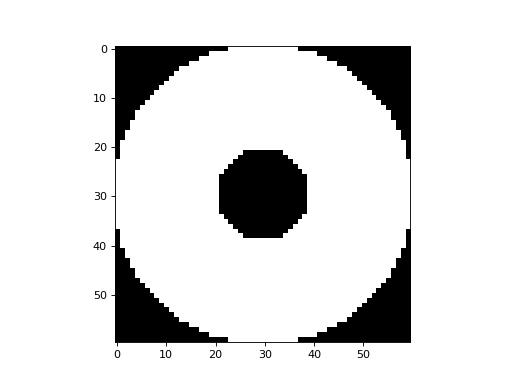
#> input picture 0.1.1/_images/mymesh-converter-mesh2im-1.png, 512 x 384 px; its folder holds only this picture in this run
$ python -i curvature.py   (imports and definitions only)
#> lines starting #> are read from the running program, lines starting #| are printed output that depends on the picture
#> further down, picture is the input picture: shape (384, 512, 3); min 0, max 255, mean 223.2
# -*- coding: utf-8 -*-
"""
Tools for calculating curvature

Created on Wed Sep 29 14:10:08 2021

@author: toj
"""
import numpy as np
from . import utils, converter
import warnings
from scipy import ndimage

# [589 lines left out: functions NormCurve, QuadFit, CubicFit, MeanCurvature, GaussianCurvature, Curvedness and 3 more, not called in this run]

def ImageCurvature(I,gaussian_sigma=1,voxelsize=1,brightobject=True):
    """
    Calculate curvatures based on a 3D image. Curvature values are calculated for all voxels in the image,
    however, these curvature values are only meaningful at the surface of the imaged object(s). This can be used with
    utils.grid2fun, converter.im2voxel, contours.MarchingCubesImage to evaluate the voxel curvatures at points on the surface
    of the imaged object(s).
    Based on Curvature formulas for implicit curves and surfaces, Ron Goldman (2005).

    NOTE: This can lead to errors if surface is too close to the boundary of the image, consider building in padding based on gaussian_sigma

    Parameters
    ----------
    I : np.ndarray
        3D array of grayscale voxel data.
    gaussian_sigma : int, optional
        Factor used in calculating image gradients, by default 1.
        See scipy.ndimage.gaussian_filter.
    voxelsize : int, float, optional
        Voxel size of the image, by default 1.
        This is necessary to determine the correct magnitudes of
        curvature. By default, the image coordinate system will
        be used, so principal curvatures will be in units of
        (voxel)^-1
    brightobject : bool, optional
        Specifies whether the foreground of the image is bright or dark, by default True.
        If the imaged object is darker than the background, set brightobject=False. This
        is important for determining the directionality of curvatures.

    Returns
    -------
    MaxPrincipal : np.ndarray
        List of maximum principal curvatures for each node.
    MinPrincipal : np.ndarray
        List of minimum principal curvatures for each node.
    gaussian : np.ndarray
        List of Gaussian curvatures for each node.
    mean : np.ndarray
        List of mean curvatures.
    """
#> called with gaussian_sigma = 1, voxelsize = 1, brightobject = True

    if not brightobject:
        I = -np.array(I)

    Fx = ndimage.gaussian_filter(I,gaussian_sigma,order=(1,0,0))
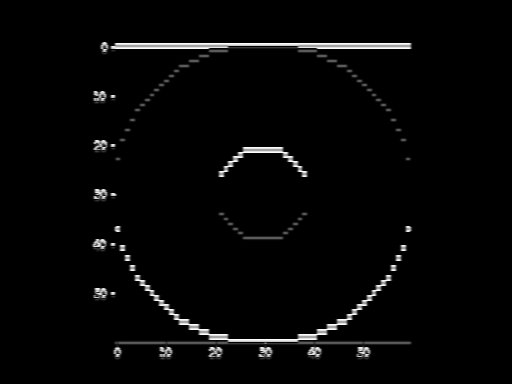
#> Fx: shape (384, 512, 3); min 0, max 253, mean 5.8
    Fy = ndimage.gaussian_filter(I,gaussian_sigma,order=(0,1,0))
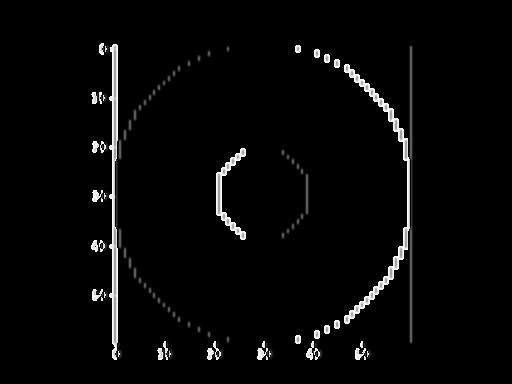
#> Fy: shape (384, 512, 3); min 0, max 255, mean 7.3
    Fz = ndimage.gaussian_filter(I,gaussian_sigma,order=(0,0,1))
#> Fz: shape (384, 512, 3); every value is 0

    Fxx = ndimage.gaussian_filter(Fx,gaussian_sigma,order=(1,0,0))
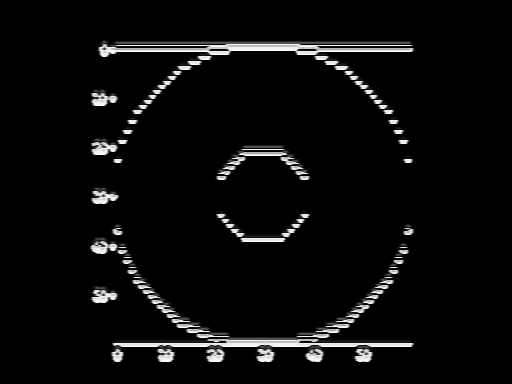
#> Fxx: shape (384, 512, 3); min 0, max 254, mean 11
    Fxy = ndimage.gaussian_filter(Fx,gaussian_sigma,order=(0,1,0))
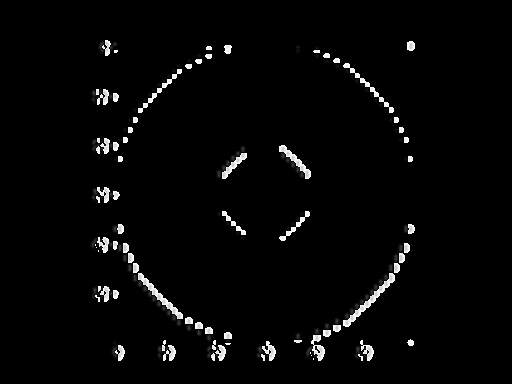
#> Fxy: shape (384, 512, 3); min 0, max 255, mean 6.6
    Fxz = ndimage.gaussian_filter(Fx,gaussian_sigma,order=(0,0,1))

    Fyx = ndimage.gaussian_filter(Fy,gaussian_sigma,order=(1,0,0))
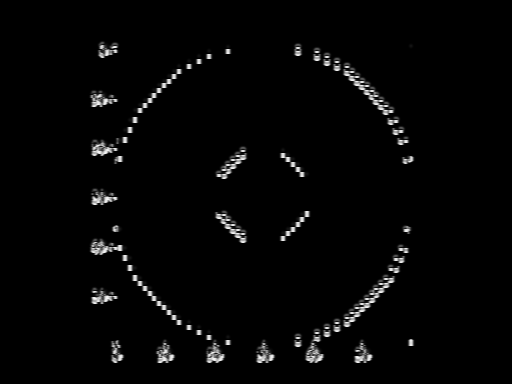
#> Fyx: shape (384, 512, 3); min 0, max 251, mean 5.4
    Fyy = ndimage.gaussian_filter(Fy,gaussian_sigma,order=(0,1,0))
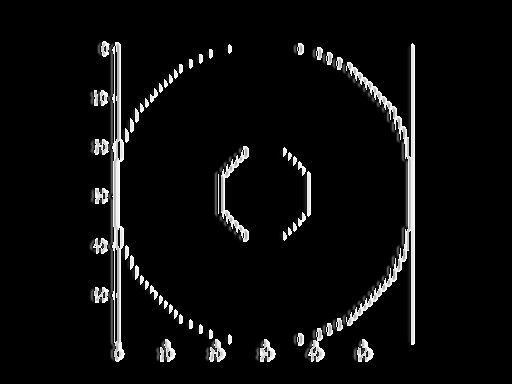
#> Fyy: shape (384, 512, 3); min 0, max 255, mean 12.3
    Fyz = ndimage.gaussian_filter(Fy,gaussian_sigma,order=(0,0,1))

    Fzx = ndimage.gaussian_filter(Fz,gaussian_sigma,order=(1,0,0))
    Fzy = ndimage.gaussian_filter(Fz,gaussian_sigma,order=(0,1,0))
    Fzz = ndimage.gaussian_filter(Fz,gaussian_sigma,order=(0,0,1))


    Grad = np.transpose(np.array([Fx, Fy, Fz])[None,:,:,:,:],(2,3,4,0,1))
    Hess = np.transpose(np.array([[Fxx, Fxy, Fxz],
                    [Fyx, Fyy, Fyz],
                    [Fzx, Fzy, Fzz]
                ]),(2,3,4,0,1))

    Cof = np.transpose(np.array([[Fyy*Fzz-Fyz*Fzy, Fyz*Fzx-Fyx*Fzz, Fyx*Fzy-Fyy*Fzx],
                    [Fxz*Fzy-Fxy*Fzz, Fxx*Fzz-Fxz*Fzx, Fxy*Fzx-Fxx*Fzy],
                    [Fxy*Fyz-Fxz*Fyy, Fyx*Fxz-Fxx*Fyz, Fxx*Fyy-Fxy*Fyx]
                ]),(2,3,4,0,1))
    with np.errstate(divide='ignore', invalid='ignore'):
        gaussian = np.matmul(np.matmul(Grad,Cof),np.transpose(Grad,(0,1,2,4,3))).reshape(I.shape)/np.linalg.norm(Grad,axis=4).reshape(I.shape)**4
#> gaussian: shape (384, 512, 3) float64; 91.53% of the values are NaN or infinite; the others: min 0, max 0, mean 0
        mean = (np.matmul(np.matmul(Grad,Hess),np.transpose(Grad,(0,1,2,4,3))).reshape(I.shape)-np.linalg.norm(Grad,axis=4).reshape(I.shape)**2 * np.trace(Hess,axis1=3,axis2=4))/(2*np.linalg.norm(Grad,axis=4).reshape(I.shape)**3)
#> mean: shape (384, 512, 3) float64; 91.53% of the values are NaN or infinite; the others: min -136.6, max 0.707, mean -6.49

    gaussian = gaussian/voxelsize**2
    mean = mean/voxelsize

    MaxPrincipal = mean + np.sqrt(np.maximum(mean**2-gaussian,0))
#> MaxPrincipal: shape (384, 512, 3) float64; 91.53% of the values are NaN or infinite; the others: min 0, max 1.41, mean 0.00161
    MinPrincipal = mean - np.sqrt(np.maximum(mean**2-gaussian,0))
#> MinPrincipal: shape (384, 512, 3) float64; 91.53% of the values are NaN or infinite; the others: min -273.3, max 0, mean -12.98

    return MaxPrincipal, MinPrincipal, mean, gaussian

>>> import cv2
>>> picture = cv2.imread('0.1.1/_images/mymesh-converter-mesh2im-1.png')
>>> result = ImageCurvature(picture)
